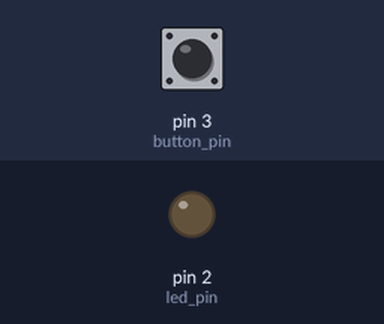
Recording of a sketch running on a simulated Arduino Uno, built with avr-gcc and run on an emulated ATmega328P. Parts: output pins drawn as LEDs (lit = HIGH). Inputs (shaded band) come from the test bench; at power-on: pin 3 (button_pin) HIGH.

Above: at 1.2 s.
1.3 s: pin 3 (button_pin) pulled LOW for 0.15 s
At 1.37 s:
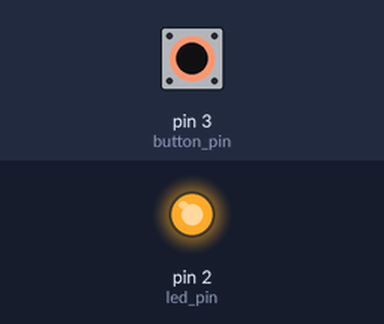
2.9 s: pin 3 (button_pin) pulled LOW for 3.2 s
At 6.7 s:
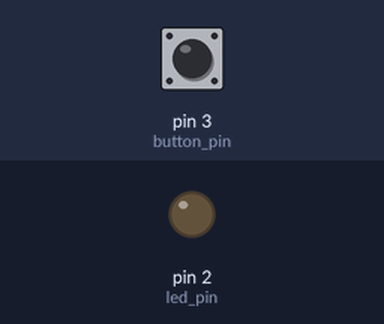
Timing chart, 0 to 8.2 s (numbered marks = the images above; inputs shaded):
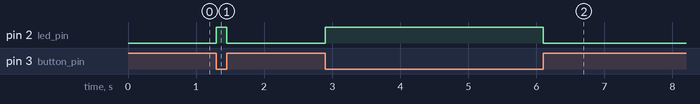

The sketch:

LED________.ino
```cpp
#include <Arduino.h>

// put function declarations here:
int myFunction(int, int);

int led_pin=2;  //LED
int button_pin=3;  //스위치

void setup()  /*초기화*/
{
  pinMode(led_pin, OUTPUT);  /*LED 핀출력 포트 설정*/
  pinMode(button_pin, INPUT);  /*스위치 핀입력 포트 설정*/
}

/*스위치를 누를때 LED 켜짐*/
void loop()  /*무한 루프*/
{
  if (digitalRead(button_pin)==LOW)  /*스위치 누르면*/
  {
    digitalWrite(led_pin, HIGH);  /*LED ON*/
  }
  else{
    digitalWrite(led_pin, LOW);  /*스위치 누르지 않으면 LED OFF*/
  }
}
```

Measured:
- after the input at 1.3 s, pin 2 (led_pin): LOW → HIGH at once, → LOW 0.15 s later
- after the input at 2.9 s, pin 2 (led_pin): LOW → HIGH at once, → LOW 3.2 s later
